Frame 1 (no input): blank canvas, image omitted
Frame 60 (the mouse pressed at the canvas centre just before this capture): blank canvas, image omitted
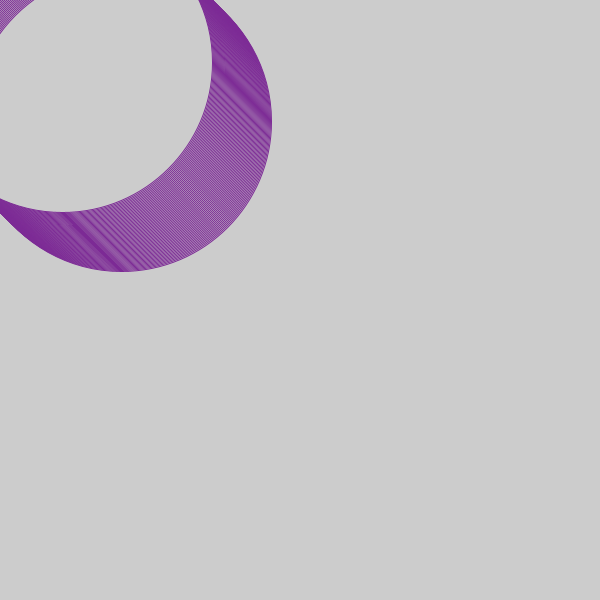
Frame 120 (the mouse held since frame 60 and released just before this capture)

The Processing sketch whose frames 1 and 60 were blank and that drew this single picture after the mouse press (run headless with seeded random() and noise(); from frame 60 on, the mouse is pressed at the canvas centre):

// Processing sketch: processing_184221
// ── processing_184221.pde

float pelota = 1;
float pelotados =1;

void setup (){
size (600,600);
}

void draw(){
  pelota = pelota + 1;
  //stroke ( 124,42,149);
  //ellipse (pelota,100,10,10);
  
  // stroke ( 124,42,149);
  //ellipse (pelota/5,200,10,10);
  
  //pelotados = pelotados + 0.50;
 // stroke ( 124,42,149);
 // ellipse (pelotados,200,10,10);

stroke ( 124,42,149);
 noFill ();
 ellipse (pelota,pelota,mouseX,mouseY);
  
  // stroke ( 124,42,149);
 //noFill ();
  //ellipse (mouseX,mouseY,pelota,pelota);
  
  
}
